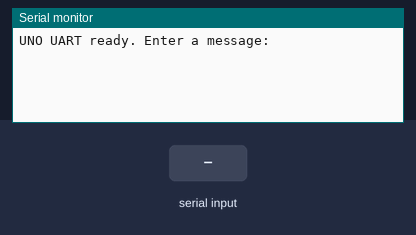
A sketch run on a simulated Arduino Uno, built with avr-gcc and run on an emulated ATmega328P. Parts: the last lines printed to the serial monitor. The test bench sets the inputs (shaded band).

Above: at 1.2 s.
1.3 s: "1\n" received over Serial
At 1.7 s:
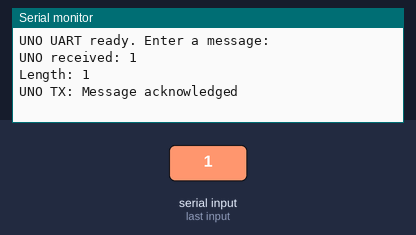
2.8 s: "0\n" received over Serial
At 4.0 s:
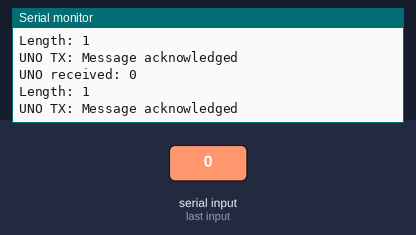

The sketch:

Assignment8.ino
```cpp
char rxBuffer[64];
uint8_t indexRx = 0;

void setup() {
  Serial.begin(9600);
  Serial.println("UNO UART ready. Enter a message:");
}

void loop() {
  while (Serial.available() > 0) {
    char c = (char)Serial.read();

    if (c == '\n' || c == '\r') {
      if (indexRx > 0) {
        rxBuffer[indexRx] = '\0';
        Serial.print("UNO received: ");
        Serial.println(rxBuffer);
        Serial.print("Length: ");
        Serial.println(indexRx);
        Serial.println("UNO TX: Message acknowledged");
        indexRx = 0;
      }
    } else if (indexRx < sizeof(rxBuffer) - 1) {
      rxBuffer[indexRx++] = c;
    } else {
      indexRx = 0;
      Serial.println("Error: message too long");
    }
  }
}
```

Measured:
- after the input at 1.3 s, the serial monitor: prints a new line at once (image 1)
- after the input at 2.8 s, the serial monitor: prints a new line at once (image 2)
